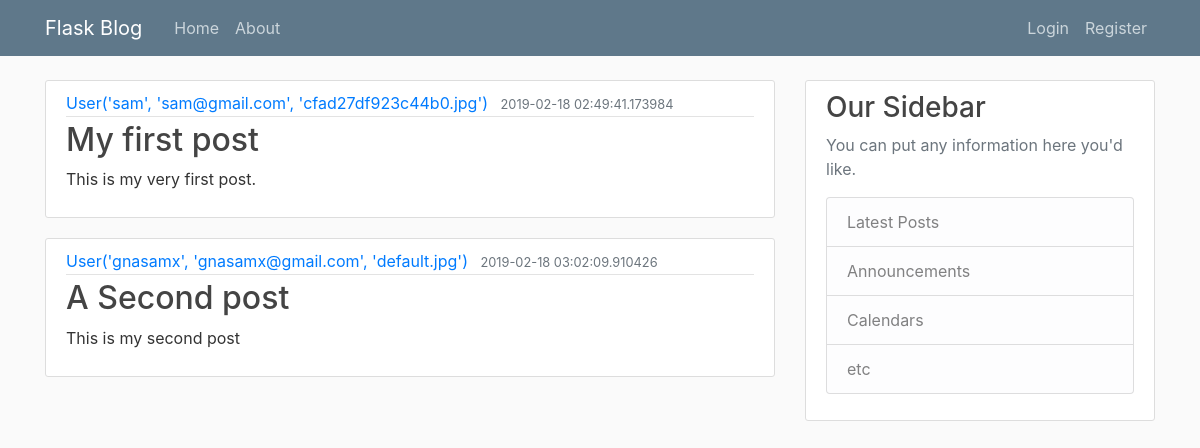
Before: / with the older database file.
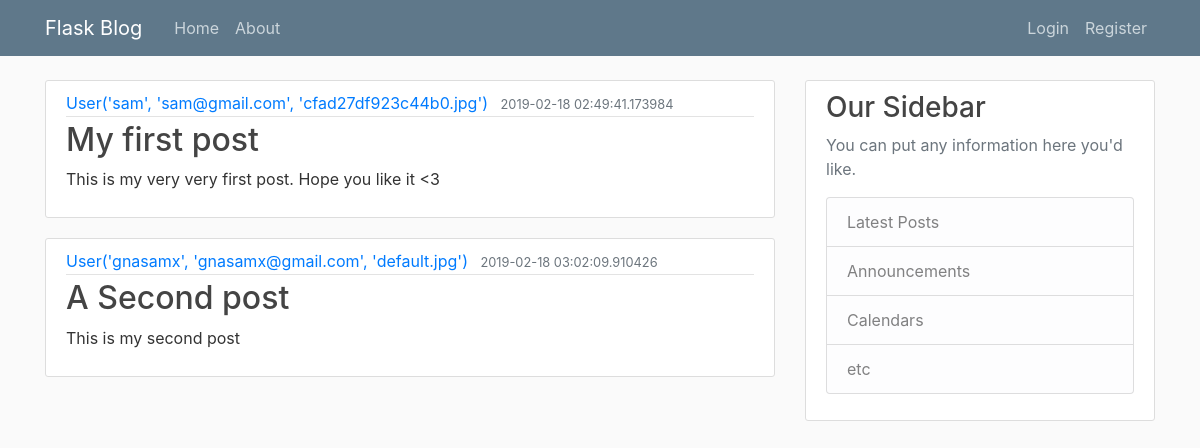
After: the same page with the newer database file.
### flaskblog/models.py (models this page shows, shortened)
class Post(db.Model):
    id = db.Column(db.Integer, primary_key=True)
    title = db.Column(db.String(100), nullable=False)
    date_posted = db.Column(db.DateTime, nullable=False,
                            default=datetime.utcnow)
    content = db.Column(db.Text, nullable=False)
    user_id = db.Column(db.Integer, db.ForeignKey('user.id'), nullable=False)

class User(db.Model, UserMixin):
    id = db.Column(db.Integer, primary_key=True)
    username = db.Column(db.String(20), unique=True, nullable=False)
    email = db.Column(db.String(120), unique=True, nullable=False)
    image_file = db.Column(db.String(20), nullable=False,
                           default='default.jpg')
    password = db.Column(db.String(60), nullable=False)
    posts = db.relationship('Post', backref='author', lazy=True)
    def __repr__(self):
        return f"User('{self.username}', '{self.email}', '{self.image_file}')"

### flaskblog/routes.py (the view)
@app.route('/')
def home():
    posts = Post.query.all()
    return render_template('home.html', posts=posts)

### flaskblog/templates/home.html
{% extends "layout.html" %} {% block content %} {% for post in posts %}
<article class="media content-section">
  <div class="media-body">
    <div class="article-metadata">
      <a class="mr-2" href="#">{{ post.author }}</a>
      <small class="text-muted">{{ post.date_posted }}</small>
    </div>
    <h2>
      <a class="article-title" href="#">{{ post.title }}</a>
    </h2>
    <p class="article-content">{{ post.content }}</p>
  </div>
</article>
{% endfor %} {% endblock %}

Changed rows visible on the page:
changed Post "My first post": content "This is my very first post." → "This is my very very first post. Hope you like it <3"
